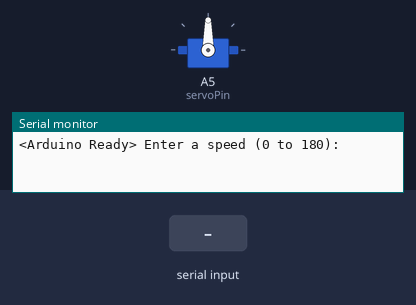
A sketch run on a simulated Arduino Uno, built with avr-gcc and run on an emulated ATmega328P. On the bench: servo, the last lines printed to the serial monitor. Inputs (shaded band) come from the test bench.

Above: at 1.2 s.
1.3 s: "30,150\n" received over Serial
At 1.4 s:
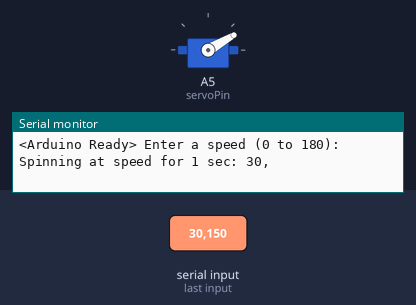
3.0 s: "5\n" received over Serial
At 3.1 s:
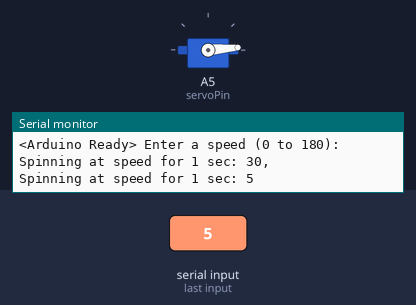
4.7 s: "200\n" received over Serial
At 4.8 s:
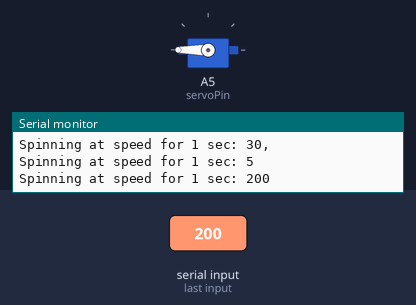
Timing chart, 0 to 7.7 s (numbered marks = the images above; inputs shaded):
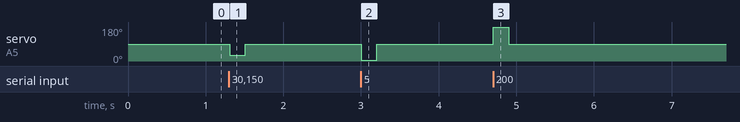

The sketch:

testServo_old_.ino
```cpp
#include <Servo.h>

#define servoPin A5
Servo myServo;

const int MAX_INPUT = 4;

int inputSpeed;
int servoSpeed;

void setup() {
  // put your setup code here, to run once:
  Serial.begin(9600);
  myServo.attach(servoPin);

  Serial.println("<Arduino Ready> Enter a speed (0 to 180): ");

}


void loop() {
  // if serial data available, process it
  while (Serial.available () > 0)
    processIncomingByte (Serial.read ());


}  // end of loop

// here to process incoming serial data after a terminator received
void process_data (const char * data)
  {
   servoSpeed = atoi(data);
//  servoSpeed = map(inputSpeed,-100,100,0,180); // bad code dont use

  myServo.write(servoSpeed);
  // just displays data
  Serial.print("Spinning at speed for 1 sec: ");
  Serial.println (data);
  delay(200);
  myServo.write(90); // stop the servo

  }  // end of process_data

void processIncomingByte (const byte inByte)
  {
  static char input_line [MAX_INPUT];
  static unsigned int input_pos = 0;

  switch (inByte)
    {

    case '\n':   // end of text
      input_line [input_pos] = 0;  // terminating null byte

      // terminator reached! process input_line here ...
      process_data (input_line);

      // reset buffer for next time
      input_pos = 0;
      break;

    case '\r':   // discard carriage return
      break;

    default:
      // keep adding if not full ... allow for terminating null byte
      if (input_pos < (MAX_INPUT - 1))
        input_line [input_pos++] = inByte;
        if (input_pos == MAX_INPUT)
          process_data(input_line);

      break;

    }  // end of switch

  } // end of processIncomingByte
```

Measured:
- after the input at 1.3 s, servo on A5 (servoPin): 90° → 30° at once, → 90° 0.20 s later
- after the input at 3.0 s, servo on A5 (servoPin): 90° → 5° at once, → 90° 0.20 s later
- after the input at 4.7 s, servo on A5 (servoPin): 90° → 180° at once, → 90° 0.20 s later
